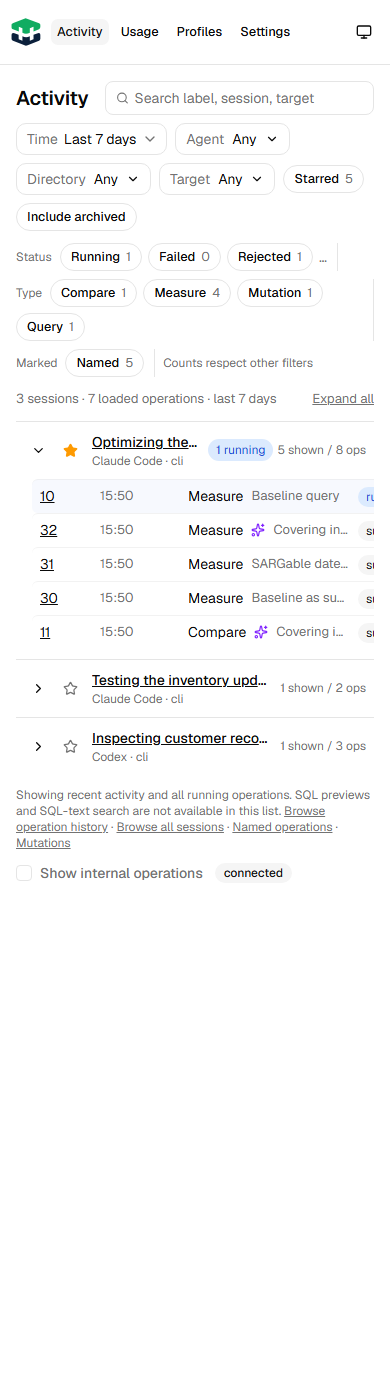
#> input picture plans/121-evidence/visual/narrow-activity-after.png, 390 x 1400 px, found by its file name; its folder holds 4 pictures in this run
$ python narrow-crops.py
#> lines starting #> are read from the running program, lines starting #| are printed output that depends on the picture
from PIL import Image
from pathlib import Path
r=Path('D:/Dev/sqlharness/.worktrees/dashboard-visual-fidelity/plans/121-evidence/visual')
for name in ['narrow-activity','narrow-settings','narrow-operations','narrow-sessions']:
 p=r/f'{name}-after.png';im=Image.open(p);im.crop((0,0,im.width,min(1000,im.height))).save(r/f'{name}-detail.png')
#> further down, im is the input picture: PIL image 390x1400 RGB; mean R, G, B 248.8, 249, 249.2
#> after `p = r / f'{name}-after.png'`:
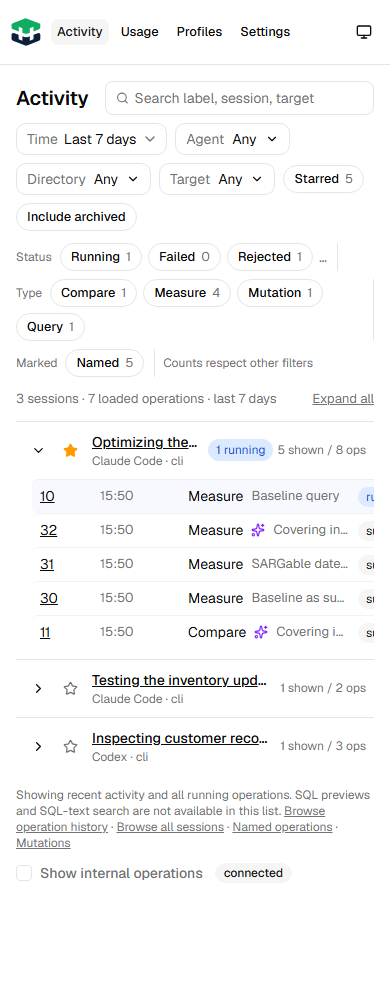
#> saved as narrow-activity-detail.png: PIL image 390x1000 RGB; mean R, G, B 246.4, 246.6, 246.8
#> (the run stopped early here; a loop or call above may not have finished)
